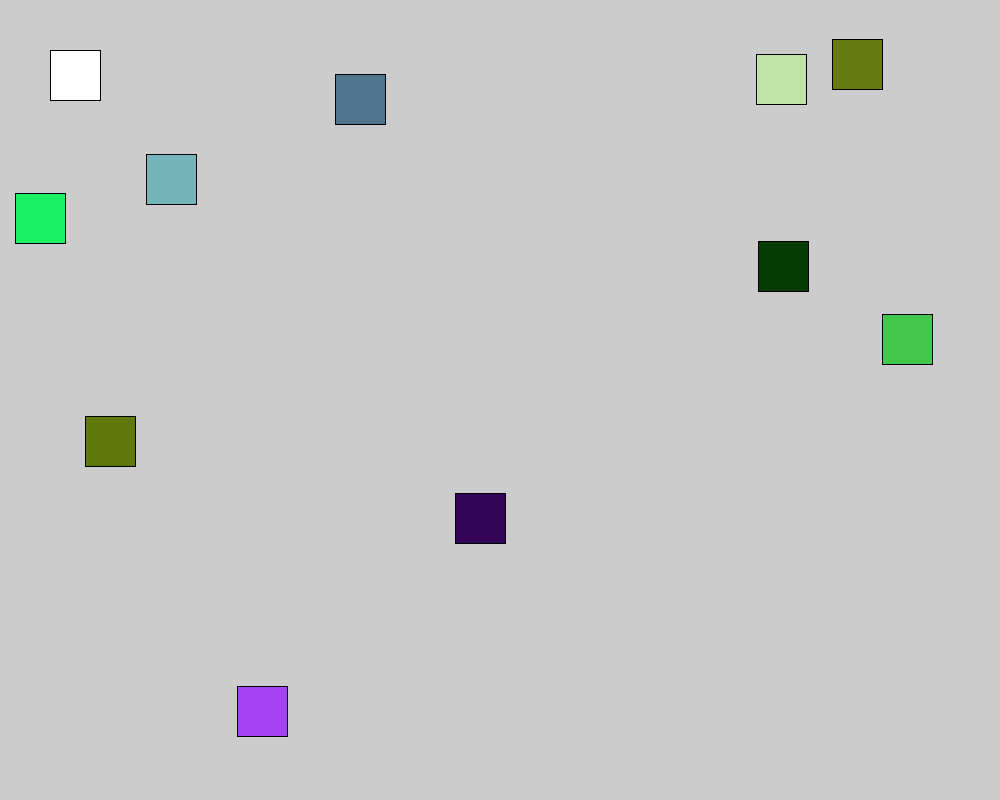
Frame 1 (no input)
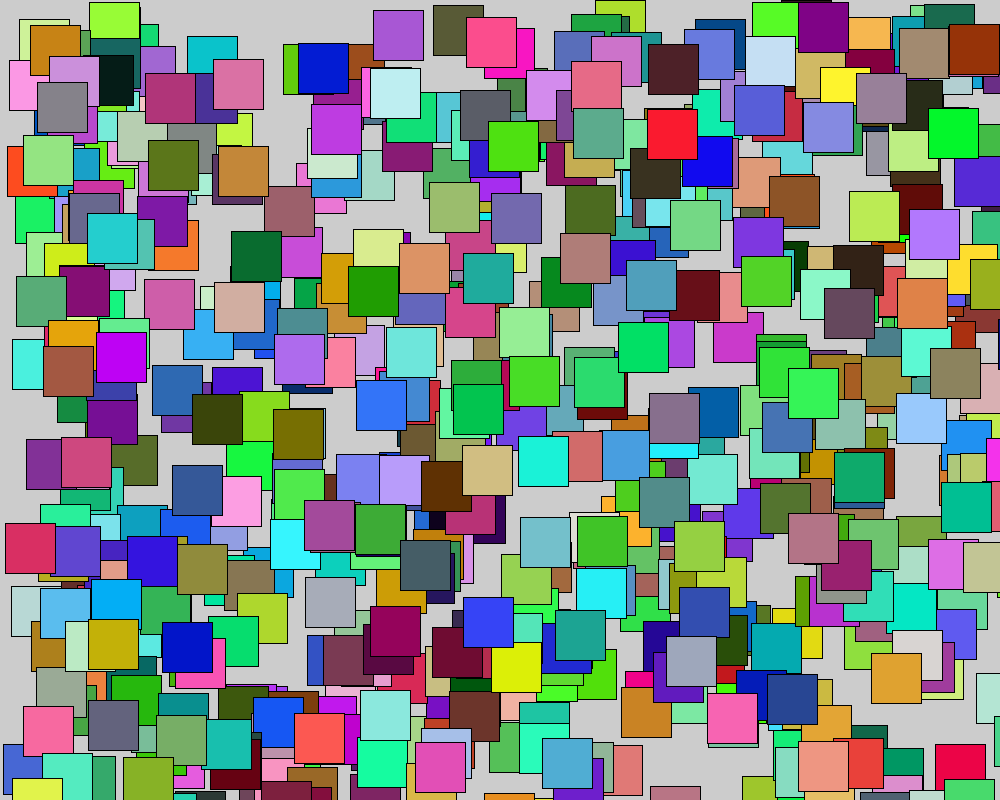
Frame 60 (the mouse pressed at the canvas centre just before this capture)
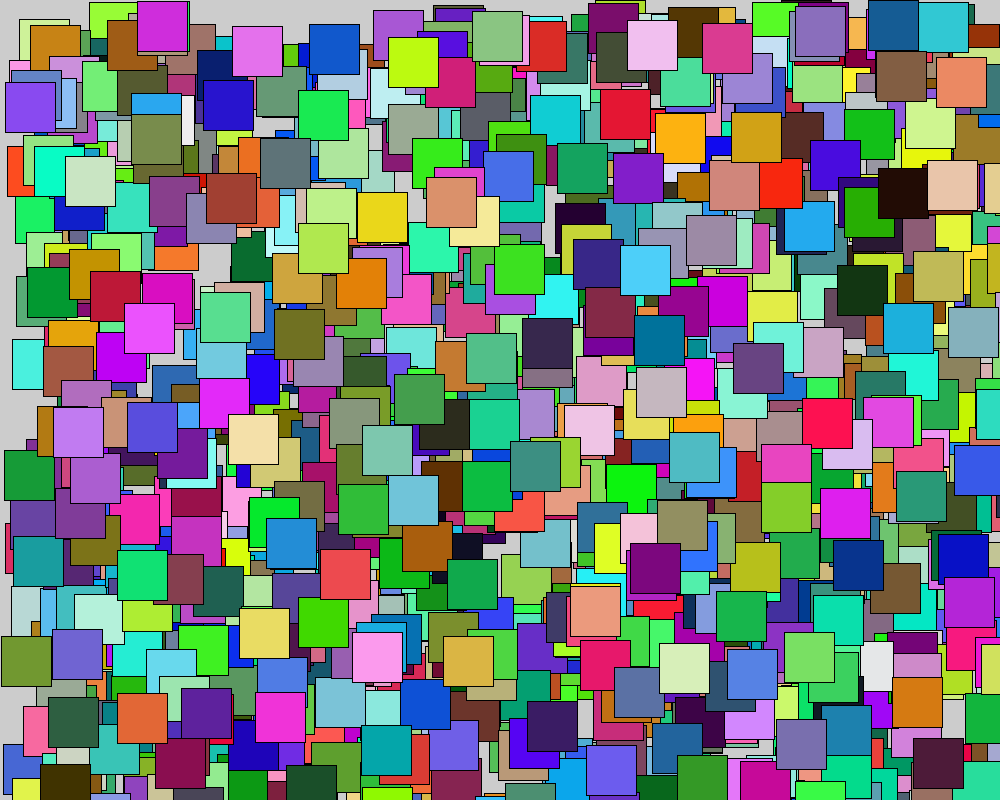
Frame 120 (the mouse held since frame 60 and released just before this capture)

The Processing sketch that drew these frames (run headless with seeded random() and noise(); from frame 60 on, the mouse is pressed at the canvas centre):

// Processing sketch: Task_4
// ── Task_4.pde
Square[] squares = new Square[10];

void setup() {

  size(1000, 800);

  Square s1 = new Square(50, 50);
  s1.display();
}

void draw(){
  for (int i = 0; i<squares.length; i++) {
    fill(random(255), random(255), random(255));
    squares[i] = new Square((int)random(0, 1000), (int)random(0, 800));
    squares[i].display();
  }
}

// ── Square.pde
class Square {
  int xpos;
  int ypos;

  Square(int xpos, int ypos) {
    this.xpos=xpos;
    this.ypos=ypos;
  }

  void display() {
    rect(this.xpos, this.ypos, 50, 50);
  }
}
